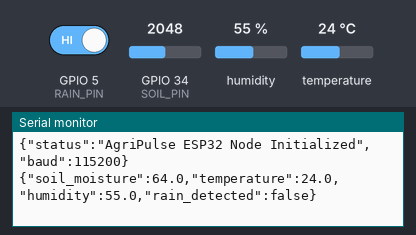
Recording of a sketch running on a simulated ESP32. Parts: the last lines printed to the serial monitor. The inputs (shaded band) are chosen by the test bench; at power-on: GPIO 5 (RAIN_PIN) HIGH, humidity 55 %, GPIO 34 (SOIL_PIN) = 2048, temperature 24 °C.

Above: at 2.2 s.
2.3 s: GPIO 5 (RAIN_PIN) driven LOW
At 3.8 s:
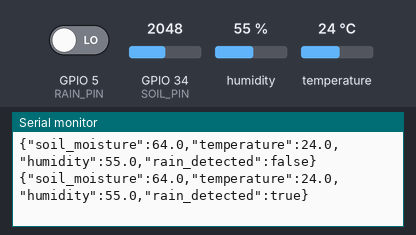
5.5 s: humidity set to 22 %
At 6.8 s:
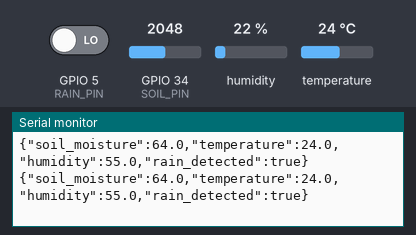
7.6 s: GPIO 34 (SOIL_PIN) set to 2866
At 9.1 s:
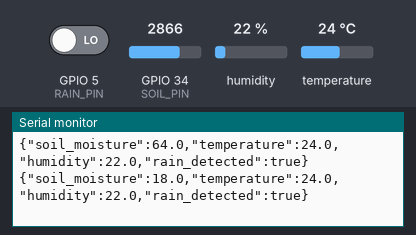
9.7 s: temperature set to 12 °C
At 11.1 s:
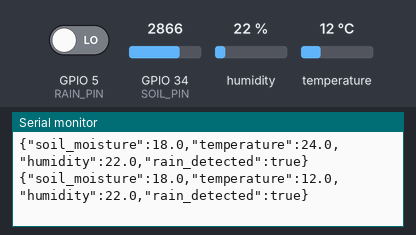
11.8 s: GPIO 34 (SOIL_PIN) set to 3603
At 13.7 s:
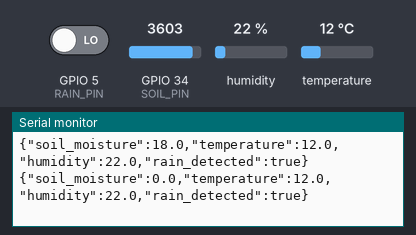
13.9 s: GPIO 5 (RAIN_PIN) driven HIGH
At 15.6 s:
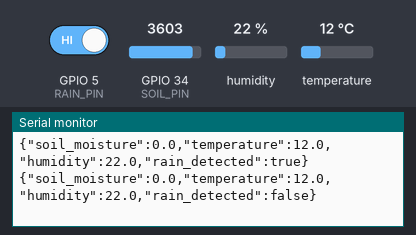
Timing chart, 0 to 17.0 s (numbered marks = the images above; inputs shaded):
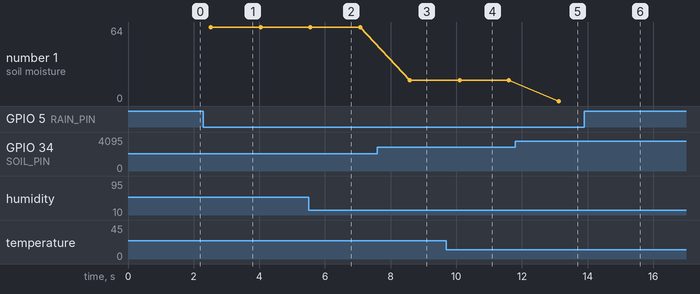

Measured:
- after the input at 2.3 s, the serial monitor: prints a new line after 0.23 s (image 1)
- after the input at 7.6 s, the serial monitor: prints a new line after 0.98 s (image 3)
- after the input at 9.7 s, the serial monitor: prints a new line after 0.40 s (image 4)
- after the input at 11.8 s, the serial monitor: prints a new line after 1.3 s (image 5)
- after the input at 13.9 s, the serial monitor: prints a new line after 0.73 s (image 6)
- plotted number 1: 64 → 18 after the input at 7.6 s, 18 → 0 after the input at 11.8 s

The sketch:

AgriPulse_ESP32_Firmware.ino
```cpp
/*
  =============================================================================
  AgriPulse™ IoT Sensor Firmware for ESP32 / Arduino
  Sensors:
    1. Capacitive / Resistive Soil Moisture Sensor (Analog Pin 34 / A0)
    2. DHT11 / DHT22 Ambient Temperature & Humidity Sensor (GPIO 4 / Pin 2)
    3. FC-37 / YL-83 Raindrop Sensor (Digital Pin 5 / Analog Pin 35)
  Baud Rate: 115200 Baud
  Protocol: JSON Line-Delimited Telemetry
  =============================================================================
*/

#include <DHT.h>

// PIN CONFIGURATION
#define DHTPIN 4           // Digital GPIO connected to DHT11 Data Pin
#define DHTTYPE DHT11      // Sensor Type: DHT11 (or DHT22)
#define SOIL_PIN 34        // ADC pin for Soil Moisture (ESP32: GPIO 34, Arduino: A0)
#define RAIN_PIN 5         // Digital or Analog pin for Rain Sensor (LOW = Rain Detected)

// Calibration constants for Soil Moisture Sensor (Adjust based on your dry/wet calibration)
const int DRY_SENSOR_VALUE = 3200;  // Value in air (ESP32 12-bit ADC: 0-4095)
const int WET_SENSOR_VALUE = 1400;  // Value submerged in water

DHT dht(DHTPIN, DHTTYPE);

void setup() {
  Serial.begin(115200);
  while (!Serial) {
    ; // Wait for serial port to initialize
  }

  pinMode(SOIL_PIN, INPUT);
  pinMode(RAIN_PIN, INPUT);
  dht.begin();

  // Initial startup announcement
  delay(1000);
  Serial.println("{\"status\":\"AgriPulse ESP32 Node Initialized\",\"baud\":115200}");
}

void loop() {
  // 1. Read Soil Moisture (Analog ADC)
  int rawSoil = analogRead(SOIL_PIN);
  // Map raw ADC to percentage (0% to 100%)
  float soilMoisturePct = map(rawSoil, DRY_SENSOR_VALUE, WET_SENSOR_VALUE, 0, 100);
  soilMoisturePct = constrain(soilMoisturePct, 0.0, 100.0);

  // 2. Read DHT11 Temperature & Humidity
  float temperatureC = dht.readTemperature();
  float humidityPct = dht.readHumidity();

  // Validate DHT readings
  if (isnan(temperatureC) || isnan(humidityPct)) {
    temperatureC = 29.5; // Fallback safe baseline if sensor wire is loose
    humidityPct = 65.0;
  }

  // 3. Read Rain Sensor
  // Most FC-37 modules pull LOW when rain is detected on the probe
  int rainReading = digitalRead(RAIN_PIN);
  bool rainDetected = (rainReading == LOW);

  // 4. Output JSON packet over Serial for AgriPulse Desktop App
  Serial.print("{\"soil_moisture\":");
  Serial.print(soilMoisturePct, 1);
  Serial.print(",\"temperature\":");
  Serial.print(temperatureC, 1);
  Serial.print(",\"humidity\":");
  Serial.print(humidityPct, 1);
  Serial.print(",\"rain_detected\":");
  Serial.print(rainDetected ? "true" : "false");
  Serial.println("}");

  // Transmit telemetry every 1.5 seconds
  delay(1500);
}
```
